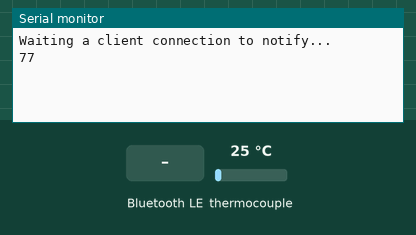
This sketch was run on a simulated ESP32. Parts: the last lines printed to the serial monitor. Inputs (shaded band) come from the test bench; at power-on: thermocouple 25 °C. Nothing arrives over Bluetooth unless stated; a phone connects over Bluetooth LE 3 s after start.

Above: at 1.2 s.
1.3 s: Bluetooth LE write "1" received
At 1.9 s:
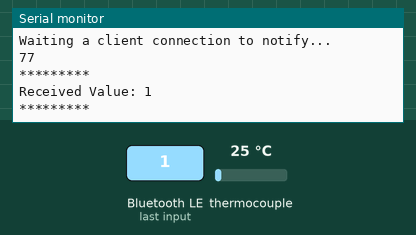
2.8 s: thermocouple set to 6 °C
At 3.6 s:
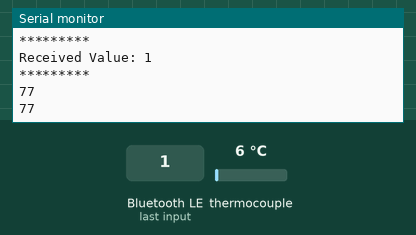
4.3 s: Bluetooth LE write "0" received
At 4.9 s:
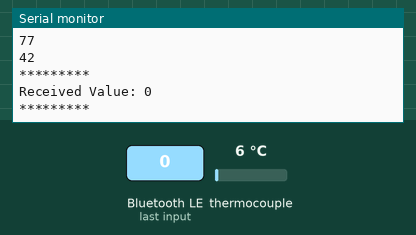
5.8 s: thermocouple set to 75 °C
At 6.8 s:
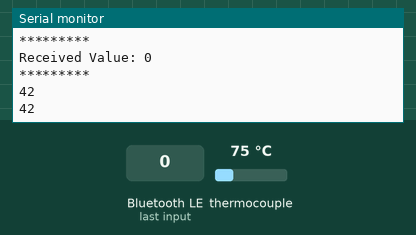
Timing chart, 0 to 8.3 s (numbered marks = the images above; inputs shaded):
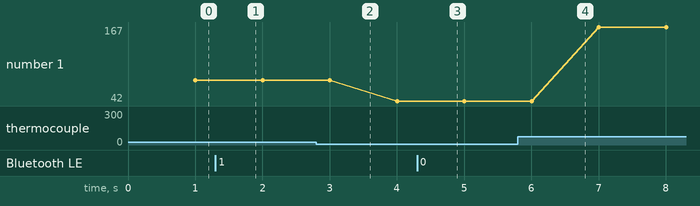

The sketch:

thermocouple_BLE_UART.ino
```cpp
/*
    Video: https://www.youtube.com/watch?v=oCMOYS71NIU
    Based on Neil Kolban example for IDF: https://github.com/nkolban/esp32-snippets/blob/master/cpp_utils/tests/BLE%20Tests/SampleNotify.cpp
    Ported to Arduino ESP32 by Evandro Copercini

   Create a BLE server that, once we receive a connection, will send periodic notifications.
   The service advertises itself as: 6E400001-B5A3-F393-E0A9-E50E24DCCA9E
   Has a characteristic of: 6E400002-B5A3-F393-E0A9-E50E24DCCA9E - used for receiving data with "WRITE"
   Has a characteristic of: 6E400003-B5A3-F393-E0A9-E50E24DCCA9E - used to send data with  "NOTIFY"

   The design of creating the BLE server is:
   1. Create a BLE Server
   2. Create a BLE Service
   3. Create a BLE Characteristic on the Service
   4. Create a BLE Descriptor on the characteristic
   5. Start the service.
   6. Start advertising.

   In this example rxValue is the data received (only accessible inside that function).
   And txValue is the data to be sent, in this example just a byte incremented every second.
*/
#include <BLEDevice.h>
#include <BLEServer.h>
#include <BLEUtils.h>
#include <BLE2902.h>
#include "max6675.h"


//MAX6675 pins
int thermoDO = 21;
int thermoCS = 19;
int thermoCLK = 18;

MAX6675 thermocouple(thermoCLK, thermoCS, thermoDO);

BLEServer *pServer = NULL;
BLECharacteristic * pTxCharacteristic;
bool deviceConnected = false;
bool oldDeviceConnected = false;
uint8_t txValue = 0;

char sendStr[8];
int tempF = 100;


// See the following for generating UUIDs:
// https://www.uuidgenerator.net/

#define SERVICE_UUID           "6E400001-B5A3-F393-E0A9-E50E24DCCA9E" // UART service UUID
#define CHARACTERISTIC_UUID_RX "6E400002-B5A3-F393-E0A9-E50E24DCCA9E"
#define CHARACTERISTIC_UUID_TX "6E400003-B5A3-F393-E0A9-E50E24DCCA9E" //to RX on central


class MyServerCallbacks: public BLEServerCallbacks {
    void onConnect(BLEServer* pServer) {
      deviceConnected = true;
    };

    void onDisconnect(BLEServer* pServer) {
      deviceConnected = false;
    }
};

class MyCallbacks: public BLECharacteristicCallbacks {
    void onWrite(BLECharacteristic *pCharacteristic) {
      std::string rxValue = pCharacteristic->getValue();

      if (rxValue.length() > 0) {
        Serial.println("*********");
        Serial.print("Received Value: ");
        for (int i = 0; i < rxValue.length(); i++)
          Serial.print(rxValue[i]);

        Serial.println();
        Serial.println("*********");
      }
    }
};


void setup() {
  Serial.begin(115200);

  // Create the BLE Device
  BLEDevice::init("UART");

  // Create the BLE Server
  pServer = BLEDevice::createServer();
  pServer->setCallbacks(new MyServerCallbacks());

  // Create the BLE Service
  BLEService *pService = pServer->createService(SERVICE_UUID);

  // Create a BLE Characteristic
  pTxCharacteristic = pService->createCharacteristic(
                        CHARACTERISTIC_UUID_TX,
                        BLECharacteristic::PROPERTY_NOTIFY | BLECharacteristic::PROPERTY_READ); //added READ

  pTxCharacteristic->addDescriptor(new BLE2902());

  BLECharacteristic * pRxCharacteristic = pService->createCharacteristic(
      CHARACTERISTIC_UUID_RX,
      BLECharacteristic::PROPERTY_WRITE);

  pRxCharacteristic->setCallbacks(new MyCallbacks());

  // Start the service
  pService->start();

  // Start advertising
  pServer->getAdvertising()->start();
  Serial.println("Waiting a client connection to notify...");
}

void loop() {

  tempF = (int)thermocouple.readFahrenheit();

  int len = snprintf(sendStr, 8 , "%d\n", tempF);
  //sendStr = strcat(tempF, '\n'); //Adafruit plotter needs this every line

  if (deviceConnected) {
    pTxCharacteristic->setValue((unsigned char*)sendStr, len);
    pTxCharacteristic->notify();
  }

  delay(1000); // bluetooth stack will go into congestion, if too many packets are sent
  Serial.print(sendStr);

  // disconnecting
  if (!deviceConnected && oldDeviceConnected) {
    delay(500); // give the bluetooth stack the chance to get things ready
    pServer->startAdvertising(); // restart advertising
    Serial.println("start advertising");
    oldDeviceConnected = deviceConnected;
  }
  // connecting
  if (deviceConnected && !oldDeviceConnected) {
    // do stuff here on connecting
    oldDeviceConnected = deviceConnected;
  }
}
```

Measured:
- after the input at 1.3 s, the serial monitor: prints a new line after 0.05 s (image 1)
- after the input at 4.3 s, the serial monitor: prints a new line after 0.05 s (image 3)
- plotted number 1: 77 → 42 after the input at 2.8 s, 42 → 167 after the input at 5.8 s
